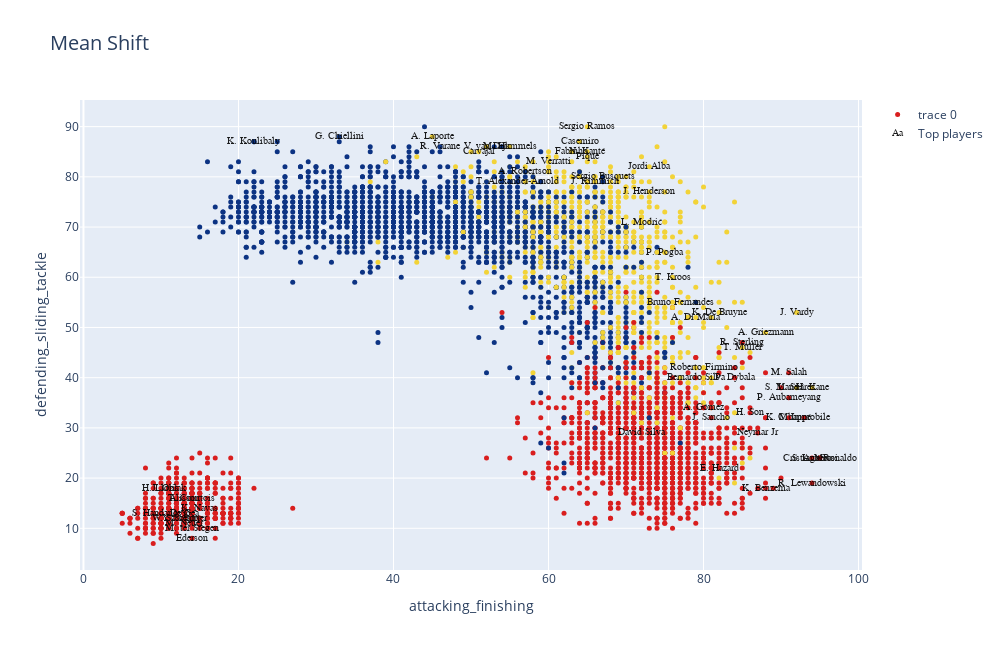

The notebook cell saved with this chart:
### Code cell
fig.show()

### Figure 1 — Plotly figure (JSON) as saved in the notebook; plotly's stock layout.template omitted (floating-point values rounded to 4 significant figures; data arrays with more than 128 entries replaced by an {"elided": "..."} marker saying what was removed)
{"data": [{"marker": {"color": {"elided": "4512 int values"}, "colorscale": [[0, "rgb(12,51,131)"], [0.25, "rgb(10,136,186)"], [0.5, "rgb(242,211,56)"], [0.75, "rgb(242,143,56)"], [1, "rgb(217,30,30)"]], "showscale": false, "size": 5}, "mode": "markers", "text": {"elided": "4512 str values"}, "type": "scatter", "x": {"elided": "4512 int values"}, "y": {"elided": "4512 int values"}}, {"mode": "text", "name": "Top players", "opacity": 0.9, "text": ["L. Messi", "Cristiano Ronaldo", "J. Oblak", "R. Lewandowski", "Neymar Jr", "K. De Bruyne", "K. Mbappé", "M. ter Stegen", "V. van Dijk", "Alisson", "S. Mané", "M. Salah", "T. Courtois", "S. Agüero", "Sergio Ramos", "K. Benzema", "M. Neuer", "Casemiro", "Ederson", "R. Sterling", "J. Kimmich", "H. Kane", "P. Dybala", "S. Handanovič", "T. Kroos", "E. Hazard", "K. Koulibaly", "N. Kanté", "J. Sancho", "T. Alexander-Arnold", "Bruno Fernandes", "A. Laporte", "Fabinho", "A. Robertson", "Bernardo Silva", "G. Chiellini", "H. Lloris", "L. Suárez", "L. Modrić", "A. Di María", "W. Szczęsny", "P. Aubameyang", "Sergio Busquets", "C. Immobile", "K. Navas", "A. Griezmann", "H. Son", "Roberto Firmino", "R. Varane", "P. Pogba", "M. Verratti", "A. Gómez", "Piqué", "David Silva", "Y. Sommer", "M. Hummels", "J. Henderson", "Jordi Alba", "T. Müller", "De Gea", "Carvajal", "J. Vardy"], "textfont": {"color": "black", "family": "sans serif", "size": 10}, "type": "scatter", "x": [95, 95, 11, 94, 87, 82, 91, 14, 52, 13, 90, 91, 14, 94, 65, 88, 13, 64, 14, 85, 66, 94, 84, 10, 76, 82, 22, 65, 81, 56, 77, 45, 63, 57, 79, 33, 10, 92, 72, 79, 12, 91, 67, 93, 15, 88, 86, 80, 46, 75, 60, 80, 65, 72, 13, 55, 73, 73, 85, 13, 51, 92], "y": [24, 24, 18, 19, 29, 53, 32, 10, 86, 16, 38, 41, 16, 24, 90, 18, 11, 87, 8, 47, 79, 38, 40, 13, 60, 22, 87, 85, 32, 79, 55, 88, 85, 81, 40, 88, 18, 38, 71, 52, 12, 36, 80, 32, 14, 49, 33, 42, 86, 65, 83, 34, 84, 29, 12, 86, 77, 82, 46, 13, 85, 53]}], "layout": {"autosize": false, "height": 650, "title": {"font": {"size": 20}, "text": "Mean Shift"}, "width": 1000, "xaxis": {"autorange": true, "range": [-0.4509, 100.5], "title": {"text": "attacking_finishing"}, "type": "linear"}, "yaxis": {"autorange": true, "range": [1.697, 95.3], "title": {"text": "defending_sliding_tackle"}, "type": "linear"}}}
